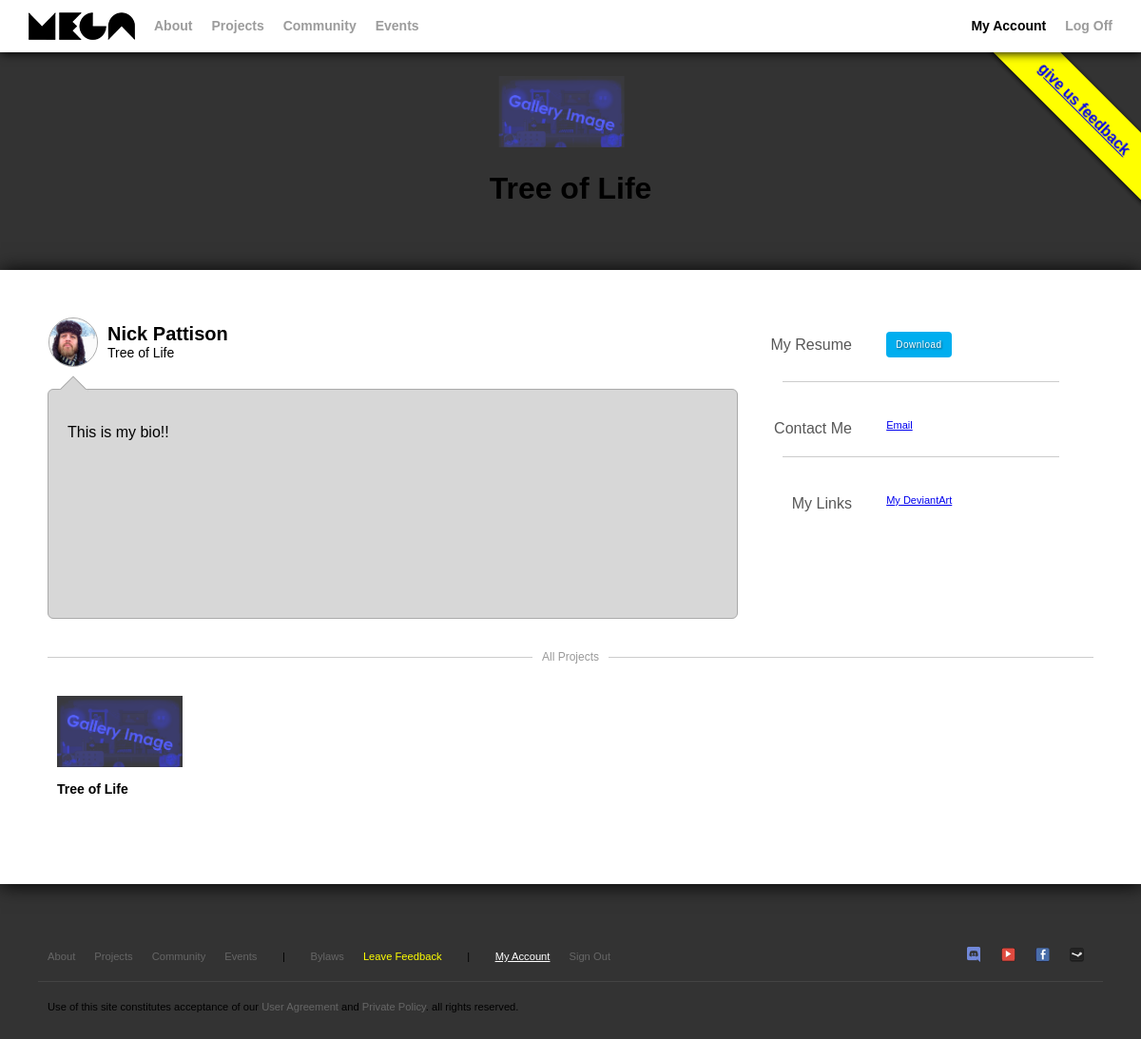
The app's page /profile.php (signed in) with its own data.
### tables this page shows
CREATE TABLE `projects` (
  `id` int(11) NOT NULL,
  `title` varchar(64) NOT NULL,
  `description` text NOT NULL,
  `user_id` int(11) NOT NULL,
  `license_id` int(11) NOT NULL
);

CREATE TABLE `users` (
  `id` int(11) NOT NULL,
  `alias` varchar(32) NOT NULL,
  `title` varchar(64) NOT NULL,
  `first` varchar(32) NOT NULL,
  `last` varchar(32) NOT NULL,
  `email` varchar(32) NOT NULL,
  `hash` varchar(64) NOT NULL,
  `date_signup` datetime NOT NULL DEFAULT CURRENT_TIMESTAMP,
  `is_approved` tinyint(1) NOT NULL DEFAULT '0' COMMENT 'Whether or not the user has been approved.',
  `is_admin` tinyint(1) NOT NULL DEFAULT '0' COMMENT 'Whether or not the user has admin rights.',
  `is_mod` tinyint(1) NOT NULL DEFAULT '0' COMMENT 'Whether or not the user has moderation rights.',
  `bio` text NOT NULL COMMENT 'Stores the user''s bio to be displayed on their profile page.',
  `resume` varchar(256) NOT NULL COMMENT 'Stores the URL to the user''s resume.',
  `avatar` varchar(256) NOT NULL COMMENT 'Stores the URL to the profile picture.'
);

CREATE TABLE `profile_contacts` (
  `id` int(11) NOT NULL COMMENT 'I.D. for this array.',
  `user_id` int(11) NOT NULL COMMENT 'The id of the user who this information belongs to.',
  `text` varchar(64) NOT NULL COMMENT 'The hyperlink text to show on the page.',
  `url` varchar(256) NOT NULL COMMENT 'The URL the link leads to.'
);

CREATE TABLE `profile_links` (
  `id` int(11) NOT NULL COMMENT 'I.D. for this array.',
  `user_id` int(11) NOT NULL COMMENT 'I.D. of the user this row belongs to.',
  `text` varchar(64) NOT NULL COMMENT 'The hyperlink text to show on the page.',
  `url` varchar(256) NOT NULL COMMENT 'The URL the link leads to.'
);

### api/class.CoolDB.php (called while the page is built, shortened)
<?
class CoolDB {
    static $pdo;
    private $query = "";
    private $params = array();
    private $table;
    function connect(){
        if(empty(CoolDB::$pdo)) CoolDB::$pdo = new PDO(DB::HOST, DB::USER, DB::PASS);
        return CoolDB::$pdo ? true : false;
    }
    function clear(){
        $this->query = "";
        $this->params = array();
    }
    function table($table){
        $this->table = CoolDB::escapeField($table);
        return $this;
    }
    function select($fields = "*", bool $filterFields = true) {
        if($filterFields === true){
            if (is_string($fields)) $fields = CoolDB::escapeField($fields);
            if (empty($fields)) $fields = "*";
        }
        $this->query = "SELECT {$fields} FROM {$this->table}";
        return $this;
    }
    function where($conditions, $and = true){
        if(!empty($conditions)) {
            $this->query .= " WHERE ";
        }
        return $this;
    }
    private function fromConditions($conditions, $and = true) {
        $fields = [];
        foreach ($conditions as $field => $val) {
            $field = CoolDB::escapeField($field);
            if      ($val === null ) $fields []= " {$field} IS NULL ";
            elseif  ($val === true ) $fields []= " {$field} = TRUE ";
            elseif  ($val === false) $fields []= " {$field} = FALSE ";
            else {
                $fields []= " {$field} = ? ";
                $this->params []= $val;
            }
        }
        $glu = ($and == true) ? 'AND' : 'OR';
        $fields = implode($glu, $fields);
        $this->query .= "({$fields})";
    }
    function execute(){
        return $this->query($this->query, $this->params);
    }
    function query(string $query, array $params){
        $stmt = CoolDB::$pdo->prepare($query);
        $stmt->execute($params);
        $res = (array) $stmt->fetchAll(PDO::FETCH_ASSOC);
        return $res;
    }
    static function escapeField(string $string): string {
        $string = trim($string);
        if(preg_match('/^[a-zA-Z_][a-zA-Z0-9_]*$/', $string) === 0) return "";
        return "`{$string}`";
    }
}
?>

### api/class.User.php (called while the page is built, shortened)
<?
include_once "class.CoolDB.php";
class User {
    static function avatar($user):string{
        $default = "imgs/placeholder-avatar1.jpg";
        $email = "";
        if(is_array($user) && array_key_exists('email', $user)) $email = $user['email'];
        $url = "media/avatars/$email.png";
        return file_exists($url) ? $url : $default;
    }
}
?>

### profile.php (the view, shortened to what this page needs)
<?
include_once "includes/templates.php";
include_once "api/class.CoolDB.php";
$user_id = 1;
$sql = "SELECT * FROM `users` WHERE id=?";
$db = new CoolDB();
$user = $db->query($sql, array($user_id))[0];
$sql = "SELECT * FROM `profile_contacts` WHERE user_id=?";
$contacts = $db->query($sql, array($user_id));
$sql = "SELECT * FROM `profile_links` WHERE user_id=?";
$links = $db->query($sql, array($user_id));
$sql = "SELECT * FROM `projects` WHERE user_id=?";
$projects = $db->query($sql, array($user_id));
$avatar = User::avatar($user);
$first_name = $user["first"];
$last_name = $user["last"];
$title = $user["title"];
$bio = $user["bio"];
$resume = $user["resume"];
?>
        <div class="tray">
            <div class="carasol">
                <?
                    foreach($projects as $project){
                        $image = "imgs/placeholder-gallery-image.png";
                        $title = $project['title'];
                        echo "<div class='thumbnail'>";
                        echo "<img src=\"{$image}\">";
                        if(!empty($title)) echo "<h1>{$title}</h1>";
                        echo "</div>";
                    }
                ?>
            </div>
        </div>
        <div class="content">
            <article>
                <div class="creator">
                    <div class="avatar"><img src="<?=$avatar ?>"></div>
                    <h2><?=($first_name . " " . $last_name) ?></h2>
                    <h3><?=$title ?></h3>
                </div>
                <div class="bubble top">
                    <p><? echo $bio; ?></p>
                    <div class="arrow top-left">
                        <div class="blocker"></div>
                    </div>
                </div>
            </article>
            <aside>
                <div class="split">
                    <div>My Resume</div>
                    <div>
                        <a href="<?=$resume ?>" class="button">Download</a>
                    </div>
                </div>
                <div class="hr"></div>
                <div class="split">
                    <div>Contact Me</div>
                    <div>
                        <ul>
                            <? foreach($contacts as $contact){ ?>
                                <li><a href="<?=$contact["url"]?>" class="work"><?=$contact["text"]?></a></li>
                            <? } ?>
                        </ul>
                    </div>
                </div>
                <div class="hr"></div>
                <div class="split">
                    <div>My Links</div>
                    <div>
                        <ul>
                            <? foreach($links as $link){ ?>
                                <li><a href="<?=$link["url"]?>" class="work"><?=$link["text"]?></a></li>
                            <? } ?>
                        </ul>
                    </div>
                </div>
            </aside>
            <section id="allProjectsSection">
                <div class="hr text"><h3><span>All Projects</span></h3></div>
                <div class="more">
                    <?
                    foreach($projects as $project){
                        $image = "imgs/placeholder-gallery-image.png";
                        $title = $project['title'];
                        echo "<div class='thumbnail'>";
                        echo "<img src=\"{$image}\">";
                        if(!empty($title)) echo "<h1>{$title}</h1>";
                        echo "</div>";
                    }
                    ?>
                </div>
            </section>
        </div>

### styles/main.css (style rules this page uses)
body { margin:0; font-family:"Helvetica", "Arial", sans-serif; background:#333; }
aside .split { clear:both; padding:15px 0; }
aside .split ul { margin:0; padding:0; list-style:none; line-height: 20px; }
aside .hr { width:80%; }
.tray { padding:80px 0 30px; }
.avatar img { object-fit:cover; object-position:center; width:50px; height:50px; }
.content { background:#FFF; box-shadow: 1px 1px 20px #000; padding:50px 50px 50px; }
.content article { width:66%; float:left; }
.content > section { clear:both; }
.content .hr { border-bottom:1px solid #CCC; margin:0 auto 20px; padding:20px 0 0; clear:both; position:relative; }
.content .hr.text { margin:0 auto 40px; padding:40px 0 0; }
.content aside { width:33%; float:right; font-size:11px; }
.bubble { background:#d7d7d7; border:1px solid #AAA; border-radius:6px; padding:10px; position:relative; min-height: 50px; }
article .bubble { padding:20px; min-height:200px; }
.bubble .arrow { position:absolute; }
.bubble.top { margin-top: 20px; }
.bubble .arrow.top-left { left:15px; top:-10px; }
.bubble .blocker { display:block; background:#d7d7d7; position:absolute; z-index:5; }
.bubble .top-left .blocker { width:33px; height:17px; left:-7px; bottom:-5px; }
.avatar { width:50px; height:50px; min-width:50px; background:#d7d7d7; border-radius:50%; float:left; margin:0 10px 0 1px; border:1px solid #AAA; overflow:hidden; }
.creator h2 { font-size:20px; margin:0; padding:6px 0 0; }
.creator h3 { font-size:14px; margin:0; font-weight:normal; }
.hr h3 { font-size:12px; font-weight:normal; margin:0; text-align:center; position:absolute; top:33px; left:0; width:100%; color:#999; }
.split > div { width:60%; float:left; }
.split > div:first-child { text-align:right; width:30%; margin-right:10%; color:#575757; font-size:16px; padding:5px 0 0; }
a.button, .tag-picker label { float:left; margin:0 5px 5px 0; font-size:10px; letter-spacing:0.5px; background:#00aeef; padding:8px 10px; border-radius:4px; text-decoration:none; color:#FFF; text-shadow:1px 1px 2px rgba(0, 0, 0, .5); }
.hr h3 span { background:#FFF; padding:0 10px; }
.hr { border-bottom:1px solid #444; margin:0px 20px; padding:0; clear:both; }

### styles/profile.css (style rules this page uses)
.carasol .thumbnail img { margin: 0 10px; height: 75px; }
.carasol { position: relative; display: inline-block; left: 50%; transform: translateX(-50%); }
.tray { padding-bottom: 15px; }
.creator { margin-bottom: 30px; }
.more .thumbnail img { height: 75px; }
.more .thumbnail h1 { font-size: 14px; }
.thumbnail { margin-bottom: 30px; margin-left: 0; margin-right: 0; margin: 0 10px 30px 10px; display: inline-block; }
#allProjectsSection { width: 100% }

### records on screen
projects: title "Tree of Life"
users: email (picture), first "Nick", last "Pattison", bio "This is my bio!!"
profile_contacts: text "Email"
profile_links: text "My DeviantArt"
